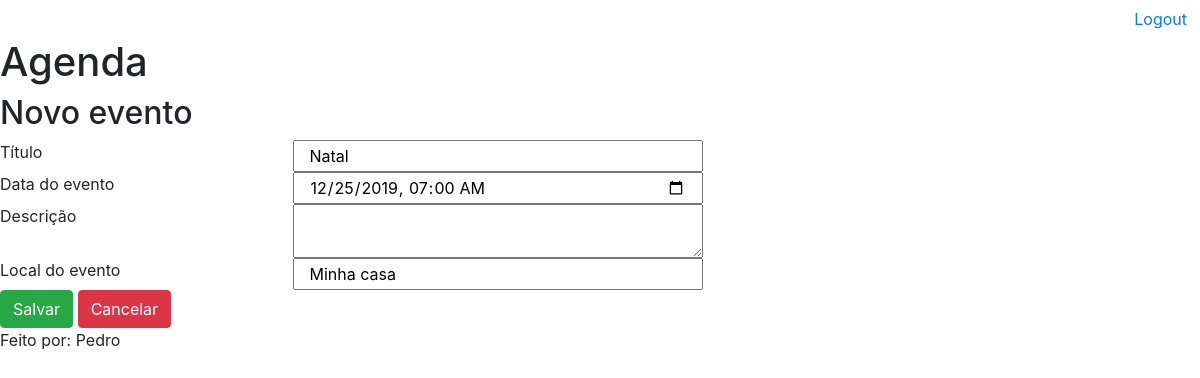
/agenda/evento/?id=8 (signed in), run on the app's committed database.
### core/models.py (models this page shows, shortened)
class Eventos(models.Model):
    titulo = models.CharField(max_length=100)
    descricao = models.TextField(blank=True, null=True)
    dataEvento = models.DateTimeField(verbose_name='Data do Evento')
    dataCriacao = models.DateTimeField(auto_now=True,verbose_name='Data de Criação')
    local = models.CharField(max_length=100,verbose_name='Local', null=True)
    usuario = models.ForeignKey(User, on_delete=models.CASCADE)
    class Meta:
        db_table = 'evento'
    def getDataInputEvento(self):
        return self.dataEvento.strftime('%Y-%m-%dT%H:%M')

### core/views.py (the view)
# urls.py: path('agenda/evento/',views.evento),
@login_required(login_url='/login/')
def evento(request):
    idEvento = request.GET.get('id')
    dados={}
    if idEvento:
        dados['evento'] = Eventos.objects.get(id=idEvento)
    return render(request,'evento.html',dados)

### templates/evento.html (shortened to what this page needs)
{% extends 'modelPage.html' %}
{% block content %}
<div class=".container-sm">
<form class="was-validated" action="submit" method="post">{% csrf_token %}
    <h2>Novo evento</h2>
    <div class="row">
        <label class="col-sm-3">Título</label>
        <input class="col-sm-4" type="text" name="titulo" value="{{evento.titulo}}">
    </div>
    <div class="row">
        <label class="col-sm-3">Data do evento</label>
        <input class="col-sm-4"type="datetime-local" name="dataEvento" value="{{evento.getDataInputEvento}}">
    </div>
    <div class="row">
        <label class="col-sm-3">Descrição</label>
        <textarea class="col-sm-4" name="descricao">{{evento.descricao}}</textarea>
    </div>
    <div class="row">
        <label class="col-sm-3">Local do evento</label>
        <input class="col-sm-4" type="text" name="local" value="{{evento.local}}">
    </div>
    <button type="submit" class="btn btn-success">Salvar</button>
    <a class="btn btn-danger" href="/agenda/" role="button">Cancelar</a>
</form>
</div>
{% endblock %}

### data on the page
Eventos: titulo "Natal", dataEvento "12/25/2019 07:00", local "Minha casa"
